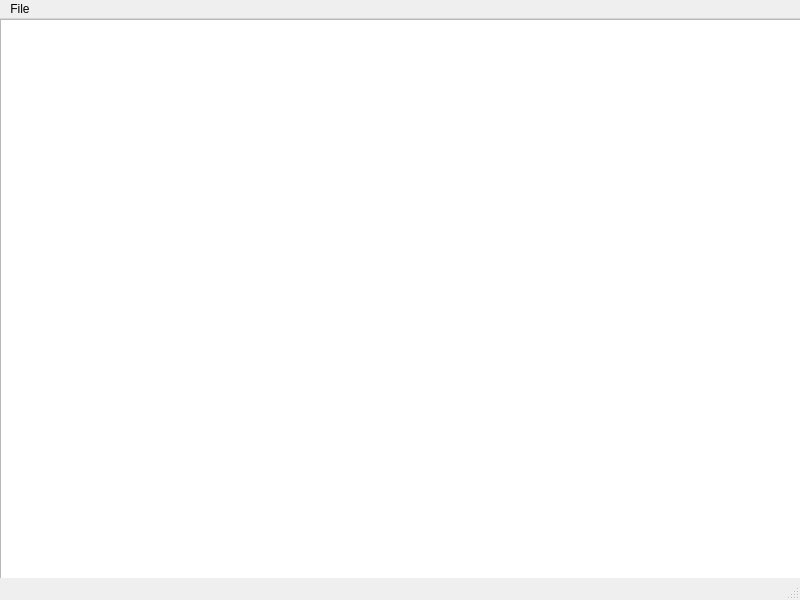
<?xml version="1.0" encoding="UTF-8"?>
<ui version="4.0">
 <class>Notepad</class>
 <widget class="QMainWindow" name="Notepad">
  <property name="geometry">
   <rect>
    <x>0</x>
    <y>0</y>
    <width>800</width>
    <height>600</height>
   </rect>
  </property>
  <property name="windowTitle">
   <string>Notepad</string>
  </property>
  <widget class="QWidget" name="centralwidget">
   <widget class="QPlainTextEdit" name="plainTextEdit">
    <property name="geometry">
     <rect>
      <x>0</x>
      <y>0</y>
      <width>801</width>
      <height>571</height>
     </rect>
    </property>
   </widget>
  </widget>
  <widget class="QMenuBar" name="menubar">
   <property name="geometry">
    <rect>
     <x>0</x>
     <y>0</y>
     <width>800</width>
     <height>24</height>
    </rect>
   </property>
   <widget class="QMenu" name="menuFile">
    <property name="title">
     <string>File</string>
    </property>
    <addaction name="actionLoad_File"/>
    <addaction name="actionSave_File"/>
   </widget>
   <addaction name="menuFile"/>
  </widget>
  <widget class="QStatusBar" name="statusbar"/>
  <action name="actionLoad_File">
   <property name="text">
    <string>Load File</string>
   </property>
   <property name="shortcut">
    <string>Ctrl+O</string>
   </property>
  </action>
  <action name="actionSave_File">
   <property name="text">
    <string>Save File</string>
   </property>
   <property name="shortcut">
    <string>Ctrl+S</string>
   </property>
  </action>
 </widget>
 <resources/>
 <connections/>
</ui>
